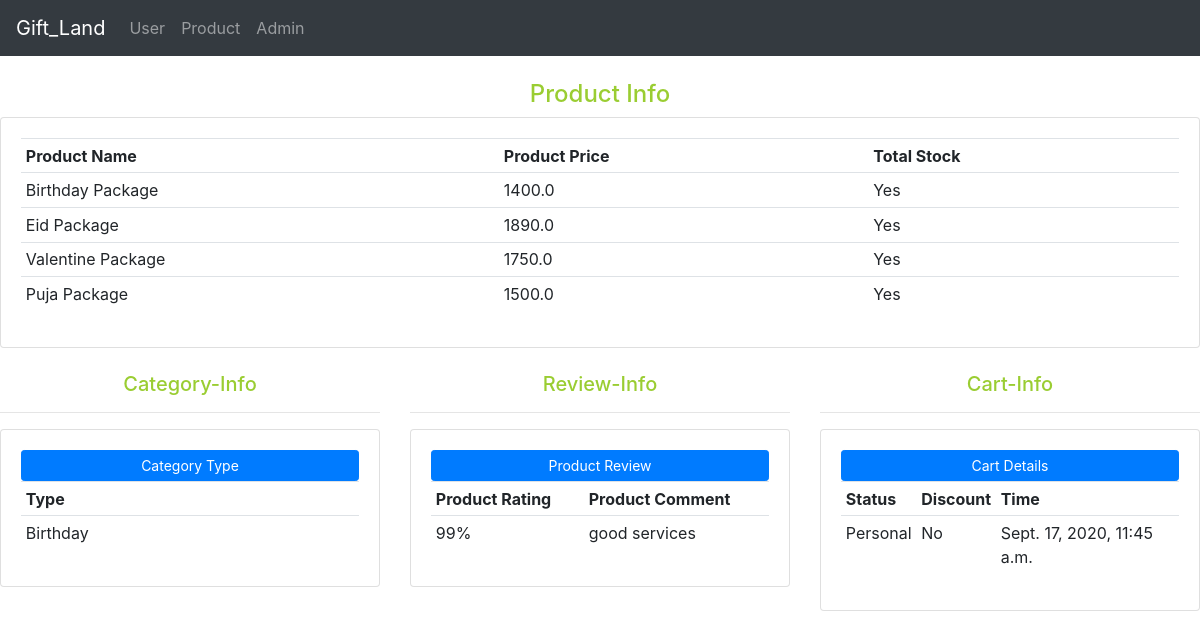
The app's page /product/ with its own data.
### Product/models.py (models this page shows, shortened)
class Product(models.Model):
    product_id=models.IntegerField(blank=True,null=True)
    product_name=models.CharField(max_length=200)
    product_price=models.FloatField(blank=True,null=True)
    product_totalstock=models.CharField(max_length=100)

class Category(models.Model):
    category_id=models.IntegerField(blank=True,null=True)
    category_type=models.CharField(max_length=200)
    product=models.ManyToManyField(Product)

class Review(models.Model):
    review_id=models.IntegerField(blank=True,null=True)
    review_rating=models.CharField(max_length=100)
    review_comment=models.CharField(max_length=200)
    product=models.ManyToManyField(Product)

class Cart(models.Model):
    cart_id=models.IntegerField(blank=True,null=True)
    cart_status=models.CharField(max_length=100)
    cart_time=models.DateTimeField(auto_now_add=True)
    cart_discount=models.CharField(max_length=200)
    product=models.ManyToManyField(Product)

### Product/views.py (the view)
# urls.py: path('product/',Product_views.Show_Product),
def Show_Product(request):
    product_info=Product.objects.all()
    category_info=Category.objects.all()
    review_info=Review.objects.all()
    cart_info=Cart.objects.all()
    context={
        'product_info':product_info,
        'category_info':category_info,
        'review_info':review_info,
        'cart_info':cart_info,
    }
    return render(request,'product.html',context)

### templates/product.html
{% extends 'base.html' %}
{% block content %}
<br>
<div class="row">
	<div class="col-md">
		<h4 style="text-align: center; color: yellowgreen;">Product Info</h4>
		<div class="card card-body">
			<table class="table table-sm">
				<tr>
					<th>Product Name</th>
					<th>Product Price</th>
                    <th>Total Stock</th>
					{% for i in product_info %}
					   <tr>
						   <td>{{ i.product_name }}</td>
                           <td>{{ i.product_price }}</td>
						   <td>{{ i.product_totalstock }}</td>
					   </tr>
					{% endfor %}
				</tr>
			</table>
		</div>
	</div>
</div>
<br>
<div class="row">
	<div class="col-md">
		<h5 style="text-align: center; color:yellowgreen;">Category-Info</h5>
		<hr>
		<div class="card card-body">
			<a class="btn btn-primary btn-sm btn-block" href="">Category Type</a>
			<table class="table table-sm">
				<tr>
					<th>Type</th>
					{% for i in category_info %}
					   <tr>
						   <td>{{ i.category_type }}</td>
					   </tr>
					{% endfor %}
				</tr>
			</table>
		</div>
	</div>
	<div class="col-md-4">
		<h5 style="text-align: center; color:yellowgreen;">Review-Info</h5>
		<hr>
		<div class="card card-body">
			<a class="btn btn-primary btn-sm btn-block" href="">Product Review</a>
			<table class="table table-sm">
				<tr>
					<th>Product Rating</th>
					<th>Product Comment</th>
					{% for i in review_info %}
					   <tr>
						   <td>{{ i.review_rating }}</td>
						   <td>{{ i.review_comment}}</td>
					   </tr>
					{% endfor %}
				</tr>
			</table>
		</div>
	</div>
	<div class="col-md-4">
		<h5 style="text-align: center; color:yellowgreen;">Cart-Info</h5>
		<hr>
		<div class="card card-body">
			<a class="btn btn-primary btn-sm btn-block" href="">Cart Details</a>
			<table class="table table-sm">
				<tr>
					<th>Status</th>
					<th>Discount</th>
					<th>Time</th>
					{% for i in cart_info %}
					   <tr>
						   <td>{{ i.cart_status }}</td>
						   <td>{{ i.cart_discount}}</td>
						   <td>{{ i.cart_time}}</td>
					   </tr>
					{% endfor %}
				</tr>
			</table>
		</div>
	</div>
</div>
{% endblock %}

### records on screen
Product: product_name "Birthday Package", product_price "1400.0", product_totalstock "Yes"
Product: product_name "Eid Package", product_price "1890.0", product_totalstock "Yes"
Product: product_name "Valentine Package", product_price "1750.0", product_totalstock "Yes"
Product: product_name "Puja Package", product_price "1500.0", product_totalstock "Yes"
Category: category_type "Birthday"
Review: review_rating "99%", review_comment "good services"
Cart: cart_status "Personal", cart_discount "No", cart_time "Sept. 17, 2020, 11:45 a.m."
